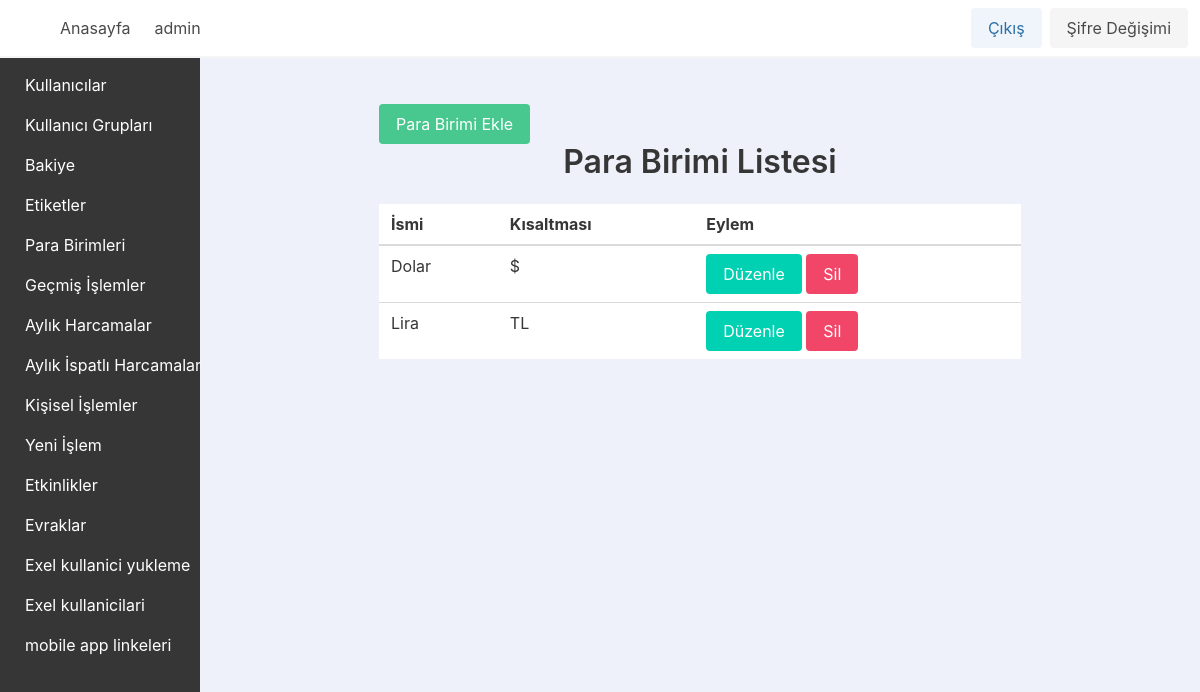
The app's page /currencylist/ (signed in) with its own data.
### app_base/models.py (models this page shows, shortened)
class MuUser(AbstractUser):
    username_validator = UnicodeUsernameValidator()
    username = models.CharField(_("Kullanıcı Adı"), max_length=150, unique=True, help_text=_("Max 150 karakter olabilir. Harfler, sayilar ve sadece @/./+/-/_ olabilir"), validators=[username_validator], error_messages={"unique": _("Bu isimde bir kullanici zaten var")})
    password = models.CharField(_("password"), max_length=128, null=False)
    first_name = models.CharField(_("İsim"), max_length=150, blank=True)  # AD-SOYAD ORTAK
    last_name = models.CharField(_("Soyisim"), max_length=150, blank=True)  # first_name ad-soyad icin ortak kullanilcak
    email = models.EmailField(_("email address"), blank=True)
    is_staff = models.BooleanField(_("Yönetici Durumu"), default=False, help_text=_("Kullanıcının bu yönetici paneline giriş yapabilmesini belirler."))
    is_active = models.BooleanField(_("active"), default=True, help_text=_("Designates whether this user should be treated as active. " "Unselect this instead of deleting accounts."))
    date_joined = models.DateTimeField(_("date joined"), default=timezone.now)
    currency = models.ForeignKey(Currency, on_delete=models.PROTECT, null=True)
    gruplar = models.ManyToManyField(MuGroup, blank=True)

class Currency(models.Model):
    name = models.CharField(max_length=255, unique=True)
    abbreviation = models.CharField(max_length=10, unique=True)

### app_base/views/currencies_view.py (the view)
# urls.py: path("currencylist/", CurrencyListView.as_view(), name="currencylist_view_name"),
class CurrencyListView(LoginRequiredMixin, ListView):
    model = Currency
    template_name = "app_base/currencies/currencylist.html"
    context_object_name = "currencies"

### app_base/templates/app_base/currencies/currencylist.html (shortened to what this page needs)
{% extends "base.html" %}
{% block content %}
    <div class="container">
        <section class="section">
            <div class="columns is-centered">
                <div class="column is-three-quarters">
                    <a href="{% url 'currencycreate_view_name' %}" class="button is-success">Para Birimi Ekle</a>
                    <h1 class="title has-text-centered">Para Birimi Listesi</h1>
                    <table class="table is-fullwidth">
                        <thead>
                            <tr>
                                <th>İsmi</th>
                                <th>Kısaltması</th>
                                <th>Eylem</th>
                            </tr>
                        </thead>
                        <tbody>
                            {% for currency in currencies %}
                                <tr>
                                    <td>{{ currency.name }}</td>
                                    <td>{{ currency.abbreviation }}</td>
                                    <td>
                                        <a href="{% url 'currencyupdate_view_name' currency.pk %}" class="button is-primary">Düzenle</a>
                                        <a href="{% url 'currencydelete_view_name' currency.pk %}" class="button is-danger">Sil</a>
                                    </td>
                                </tr>
                            {% empty %}
                                <tr>
                                    <td colspan="3">Para Birimi Bulunmadı</td>
                                </tr>
                            {% endfor %}
                        </tbody>
                    </table>
                </div>
            </div>
        </section>
    </div>
{% endblock content %}

### templates/navbar.html (shortened to what this page needs)
{% load static %}
<nav class="navbar has-background-white has-shadow" x-data="{ open: false }">
    <div class="navbar-brand">
        <a class="navbar-item" x-on:click="muside = !muside">
            <span class="iconify icon is-medium" data-icon="tabler:layout-sidebar-left-expand-filled"></span>
        </a>
    </div>
    <div id="navbarmenu_id" class="navbar-menu" x-bind:class="{ 'is-active': open }">
        <div class="navbar-start">
            <a class="navbar-item is-info is-light" href="{% url "home_view_name" %}">Anasayfa</a>
            {% if user.is_authenticated %}
                <span class="navbar-item">{{ user.username }}</span>
            {% endif %}
        </div>
        <div class="navbar-end">
            <div class="navbar-item">
                <div class="buttons">
                    {% if user.is_authenticated %}
                        <a class="button is-info is-light" href="{% url 'logout_view_name' %}">Çıkış</a>
                        <a class="button is-light" href="{% url 'passwordchange_view_name' %}">Şifre Değişimi</a>
                    {% else %}
                        <a class="button is-info is-light" href="{% url 'login_view_name' %}">Giriş</a>
                    {% endif %}
                </div>
            </div>
        </div>
    </div>
</nav>

### records on screen
MuUser: username "admin"
Currency: name "Dolar", abbreviation "$"
Currency: name "Lira", abbreviation "TL"
